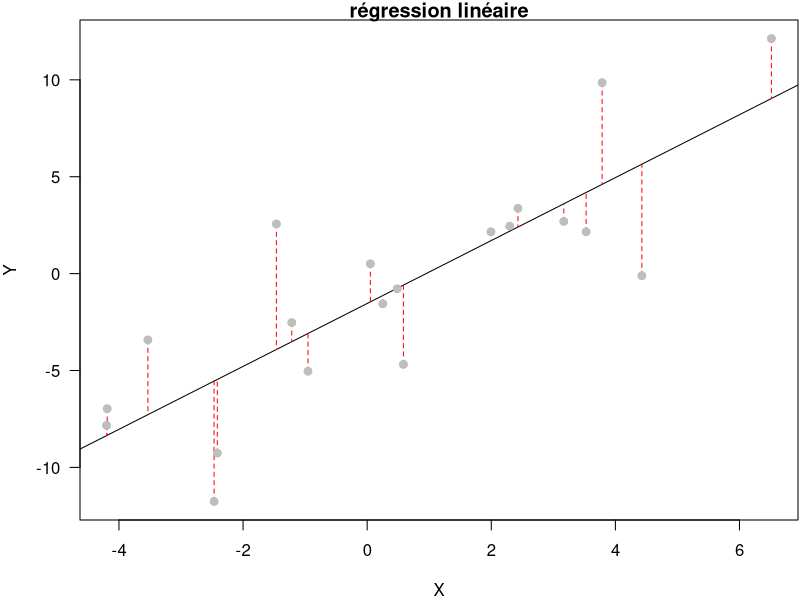
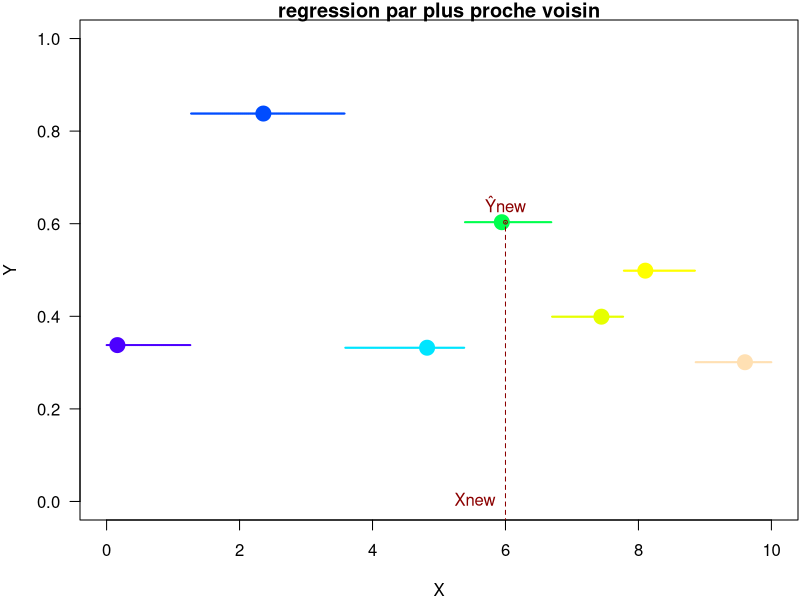
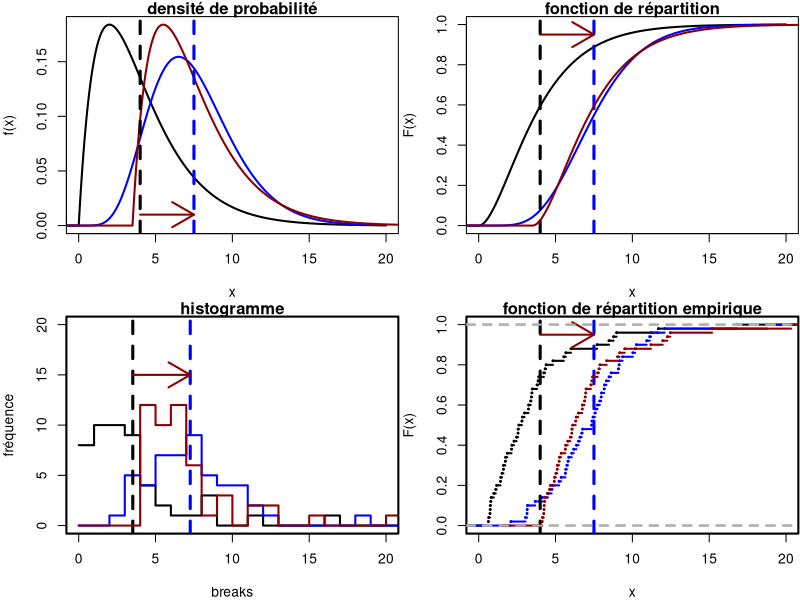
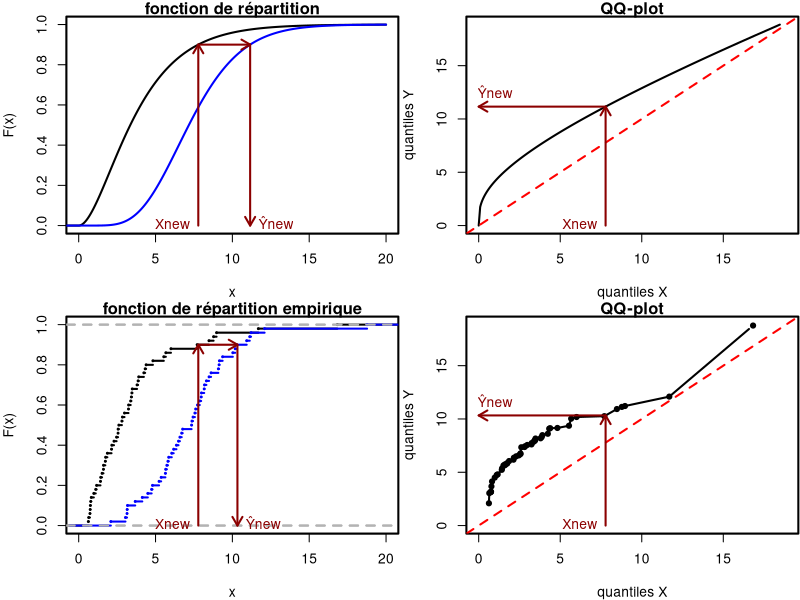
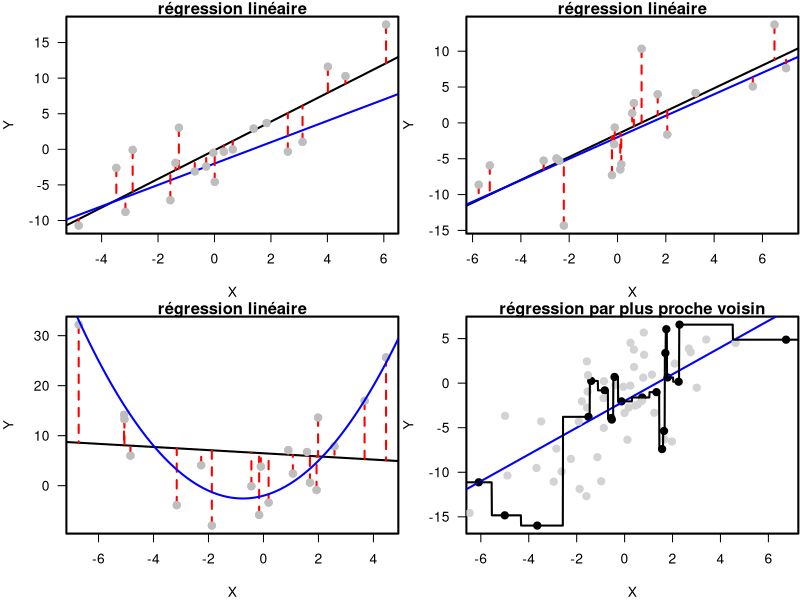

These figures' R source, in order:
## ---- chunk 1
n <- 20
X <- rnorm(n, 0, 3)
Y <- 1.5 * X - 2 +  rnorm(n, 0, 4)
fit <- lm(Y ~ X)
Yhat <- predict(fit)
par(mar = c(4, 4, 1, .1))
plot(X, Y, pch = 19, col = 'gray', las = 1, main = "régression linéaire")
abline(a = coef(fit)[1], b = coef(fit)[2])
for (i in seq_along(X)){
  segments(X[i], Y[i], X[i], Yhat[i], col = "red", lty = 2)
}
points(X, Y, pch = 19, col = 'gray', las = 1)

## ---- chunk 2
n <- 7
X <- sort(runif(n, 0, 10))
Y <- runif(n, 0, 1)
par(mar = c(4, 4, 1, .1))
pal <- topo.colors(n)
plot(X, Y, pch = 19, col = pal, las = 1, xlim = c(0, 10), ylim = c(0, 1), cex = 2, main = "regression par plus proche voisin")
Xnew <- seq(0, 10, by = 0.01)
Ynew <- numeric(length(Xnew))
col <- numeric(length(Xnew))
for( i in seq_along(Xnew)){
  dist <- (X - Xnew[i])^2
  inn <- which.min(dist)
  Ynew[i] <- Y[inn]
  col[i] <- pal[inn]
}
points(Xnew, Ynew, col = col, cex = 0.2, pch = 20)
segments(6, -1, 6, Ynew[Xnew == 6], col = "red4", lty = 2)
points(6, Ynew[Xnew == 6], col = "red4", cex = 0.5, pch = 21)
text(6, Ynew[Xnew == 6], col = "red4", labels = "Ŷnew", pos = 3)
text(6, 0, col = "red4", labels = "Xnew", pos = 2)

## ---- chunk 3
n <- 50
shapeX <- 2; scaleX <- 2
shapeY <- 7.5; scaleY <- 1

X <- rgamma(n, 2, scale = 2)
Y <- rgamma(n, 7.5, scale = 1)
x <- seq(-10, 20, by = 0.01)

EX <- shapeX * scaleX
EY <- shapeY * scaleY

par(mfrow = c(2, 2), mar = c(4, 4, 1, .1))
plot(x, dgamma(x, shapeX, scale = scaleX), xlab = "x", ylab = "f(x)", main = "densité de probabilité", type = "l", lwd = 2, xlim = c(0, 20))
lines(x, dgamma(x, shapeY, scale = scaleY), type = "l", col = "blue", lwd = 2)
arrows(EX, 0.01, EY, 0.01, code = 2, lwd = 2, col = 'red4')
lines(x - EX + EY, dgamma(x, shapeX, scale = scaleX), type = "l", col = 'red4', lwd = 2)
abline(v = EX, lwd = 3, lty = 2)
abline(v = EY, lwd = 3, lty = 2,col = "blue")

plot(x, pgamma(x, shapeX, scale = scaleX), xlab = "x", ylab = "F(x)", main = "fonction de répartition", type = "l", lwd = 2, xlim = c(0, 20))
lines(x, pgamma(x, shapeY, scale = scaleY), type = "l", col = "blue", lwd = 2)
abline(v = EX, lwd = 3, lty = 2)
abline(v = EY, lwd = 3, lty = 2, col = "blue")
arrows(EX, 0.95, EY, 0.95, code = 2, lwd = 2, col = 'red4')
lines(x - EX + EY, pgamma(x, shapeX, scale = scaleX), type = "l", col = 'red4', lwd = 2)

breaks = hist(c(X, Y, X - EX + EY), breaks = 20, plot = FALSE)$breaks
ylim = c(0, 20)
par(lwd = 2)
hX <- hist(X, breaks = breaks, plot = FALSE)
with(hX, plot(breaks, c(counts,0), type="s", col="black", main = "histogramme", ylab = "fréquence",  xlim = c(0, 20),  ylim = ylim))
hY <- hist(Y, breaks = breaks, plot = FALSE)
with(hY, lines(breaks, c(counts,0), type="s", col="blue"))
abline(v = mean(X), lwd = 3, lty = 2)
abline(v = mean(Y), lwd = 3, lty = 2, col = "blue")
arrows(mean(X), 15, mean(Y), 15, code = 2, lwd = 2, col = 'red4')
hXnew <- hist(X - EX + EY, breaks = breaks, plot = FALSE)
with(hXnew, lines(breaks, c(counts,0), type="s", col="red4"))

plot(ecdf(X), xlab = "x", ylab = "F(x)", main = "fonction de répartition empirique", cex = 0.1, lwd = 2, xlim = c(0, 20))
lines(ecdf(Y), col = "blue", cex = 0.1, lwd = 2)
abline(v = EX, lwd = 3, lty = 2)
abline(v = EY, lwd = 3, lty = 2, col = "blue")
arrows(EX, 0.95, EY, 0.95, code = 2, lwd = 2, col = 'red4')
lines(ecdf(X - EX + EY), col = "red4", cex = 0.1, lwd = 2)
## ---- chunk 4
p <- seq(0, 0.999, by = 0.001)
Xnew <- quantile(X, probs = 0.90)
Pnew <- pgamma(Xnew, shapeX, scale = scaleX)
Ynew <- qgamma(Pnew, shapeY, scale = scaleY)
par(mfrow = c(2, 2), mar = c(4, 4, 1, .1))
plot(x, pgamma(x, shapeX, scale = scaleX), xlab = "x", ylab = "F(x)", main = "fonction de répartition", type = "l", lwd = 2, xlim = c(0, 20))
lines(x, pgamma(x, shapeY, scale = scaleY), type = "l", col = "blue", lwd = 2)
arrows(Xnew, 0, Xnew, Pnew, code = 2, lwd = 2, col = 'red4', length = 0.1)
arrows(Ynew, Pnew, Ynew, 0, code = 2, lwd = 2, col = 'red4', length = 0.1)
arrows(Xnew, Pnew, Ynew, Pnew, code = 2, lwd = 2, col = 'red4', length = 0.1)
text(Ynew, 0, col = "red4", labels = "Ŷnew", pos = 4)
text(Xnew, 0, col = "red4", labels = "Xnew", pos = 2)


xylim <- range(qgamma(p, shapeX, scale = scaleX), qgamma(p, shapeY, scale = scaleY))
plot(qgamma(p, shapeX, scale = scaleX), qgamma(p, shapeY, scale = scaleY), type = "l", lwd = 2, xlim = xylim,  ylim = xylim, main = "QQ-plot", xlab = "quantiles X", ylab = "quantiles Y")
abline(b = 1, a = 0, col = "red", lty = 2)
arrows(Xnew, 0, Xnew, Ynew, code = 2, lwd = 2, col = 'red4', length = 0.1)
arrows(Xnew, Ynew, 0, Ynew, code = 2, lwd = 2, col = 'red4', length = 0.1)
text(1, Ynew,  col = "red4", labels = "Ŷnew", pos = 3)
text(Xnew, 0, col = "red4", labels = "Xnew", pos = 2)

Pnew <- ecdf(X)(Xnew)
Ynew <- quantile(Y, probs = Pnew)
plot(ecdf(X), xlab = "x", ylab = "F(x)", main = "fonction de répartition empirique", cex = 0.1, lwd = 2, xlim = c(0, 20))
lines(ecdf(Y), col = "blue", cex = 0.1, lwd = 2)
arrows(Xnew, 0, Xnew, Pnew, code = 2, lwd = 2, col = 'red4', length = 0.1)
arrows(Ynew, Pnew, Ynew, 0, code = 2, lwd = 2, col = 'red4', length = 0.1)
arrows(Xnew, Pnew, Ynew, Pnew, code = 2, lwd = 2, col = 'red4', length = 0.1)
text(Ynew, 0, col = "red4", labels = "Ŷnew", pos = 4)
text(Xnew, 0, col = "red4", labels = "Xnew", pos = 2)

xylim <- range(qgamma(p, shapeX, scale = scaleX), qgamma(p, shapeY, scale = scaleY))
qqplot(X, Y, pch = 20, xlim = xylim,  ylim = xylim, main = "QQ-plot", xlab = "quantiles X", ylab = "quantiles Y")
lines(quantile(X, probs = p) , quantile(Y, probs = p), type = "l", xlim = xylim,  ylim = xylim, main = "QQ-plot", xlab = "quantiles X", ylab = "quantiles Y")
abline(b = 1, a = 0, col = "red", lty = 2)
arrows(Xnew, 0, Xnew, Ynew, code = 2, lwd = 2, col = 'red4', length = 0.1)
arrows(Xnew, Ynew, 0, Ynew, code = 2, lwd = 2, col = 'red4', length = 0.1)
text(1, Ynew,  col = "red4", labels = "Ŷnew", pos = 3)
text(Xnew, 0, col = "red4", labels = "Xnew", pos = 2)
## ---- chunk 5
n <- 20
X <- rnorm(n, 0, 3)
Y <- 1.5 * X - 2 +  rnorm(n, 0, 4)
fit <- lm(Y ~ X)
Yhat <- predict(fit)
par(mar = c(4, 4, 1, .1))
plot(X, Y, pch = 19, col = 'gray', las = 1, main = "régression linéaire")
abline(a = coef(fit)[1], b = coef(fit)[2])
abline(a = -2, b = 1.5, col = "blue")
for (i in seq_along(X)){
  segments(X[i], Y[i], X[i], Yhat[i], col = "red", lty = 2)
}
points(X, Y, pch = 19, col = 'gray', las = 1)
## ---- chunk 6
n <- 20
X <- rnorm(n, 0, 3)
Y <- 1.5 * X - 2 +  rnorm(n, 0, 4)
fit <- lm(Y ~ X)
Yhat <- predict(fit)
par(mar = c(4, 4, 1, .1))
plot(X, Y, pch = 19, col = 'gray', las = 1, main = "régression linéaire")
abline(a = coef(fit)[1], b = coef(fit)[2])
abline(a = -2, b = 1.5, col = "blue")
for (i in seq_along(X)){
  segments(X[i], Y[i], X[i], Yhat[i], col = "red", lty = 2)
}
points(X, Y, pch = 19, col = 'gray', las = 1)
## ---- chunk 7
n <- 20
X <- rnorm(n, 0, 3)
Y <- X^2 + 1.5 * X - 2 +  rnorm(n, 0, 4)
## ---- chunk 8
fit <- lm(Y ~ X)
Yhat <- predict(fit)
par(mar = c(4, 4, 1, .1))
plot(X, Y, pch = 19, col = 'gray', las = 1, main = "régression linéaire")
abline(a = coef(fit)[1], b = coef(fit)[2])

for (i in seq_along(X)){
  segments(X[i], Y[i], X[i], Yhat[i], col = "red", lty = 2)
}
points(X, Y, pch = 19, col = 'gray', las = 1)

x <- seq(-10, 10, by = 0.01)
lines(x, x^2 + 1.5 * x - 2, col = "blue")
## ---- chunk 9
n <- 20
X <- rnorm(n, 0, 3)
Y <- 1.5 * X - 2 +  rnorm(n, 0, 4)
par(mar = c(4, 4, 1, .1))
plot(X, Y, pch = 19, las = 1, main = "régression par plus proche voisin")
abline(a = -2, b = 1.5, col = "blue")

n <- 50
Xb <- rnorm(n, 0, 3)
Yb <- 1.5 * Xb - 2 +  rnorm(n, 0, 4)
points(Xb, Yb, pch = 19, col = 'lightgray', las = 1, main = "régression linéaire")


Xnew <- seq(min(X) - 1, max(X) + 1, by = 0.01)
Ynew <- numeric(length(Xnew))
for( i in seq_along(Xnew)){
  dist <- (X - Xnew[i])^2
  inn <- which.min(dist)
  Ynew[i] <- Y[inn]
  col[i] <- pal[inn]
}
lines(Xnew, Ynew)
